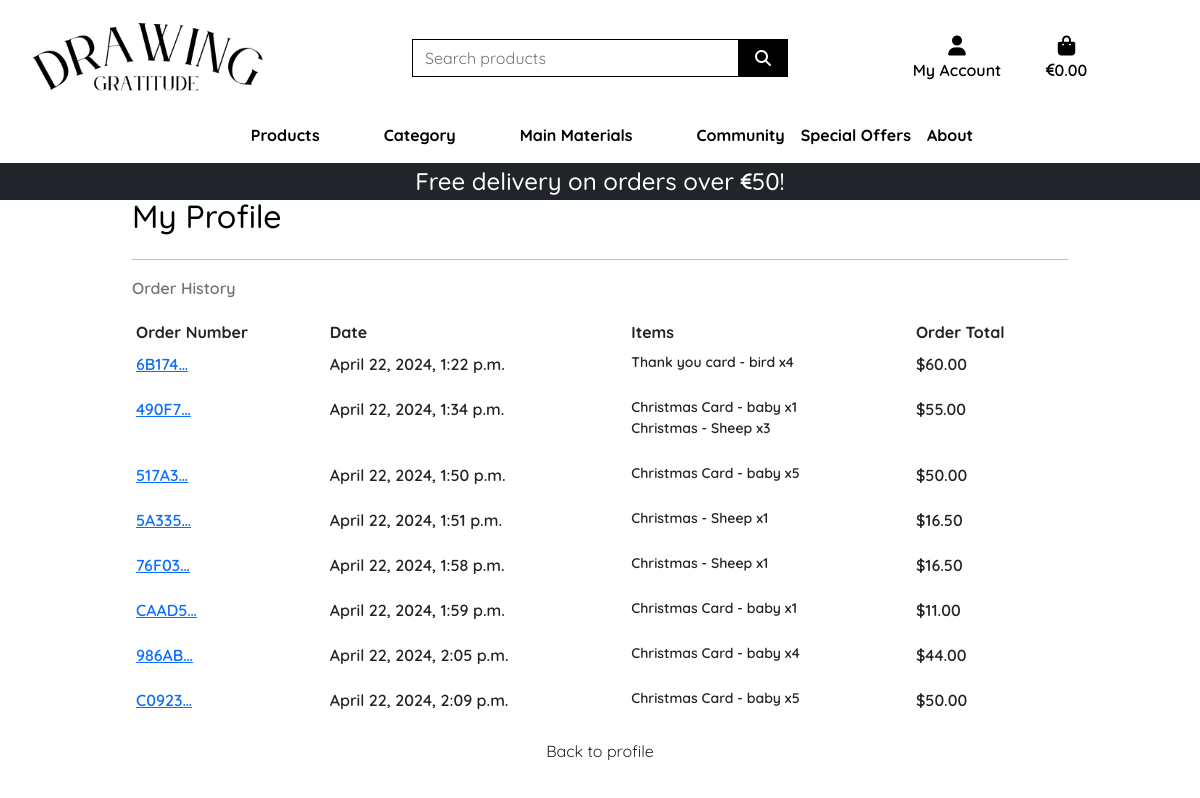
Page /profile/orders/ (signed in) on the committed database.
### checkout/models.py (models this page shows, shortened)
class Order(models.Model):
    order_number = models.CharField(max_length=32, null=False, editable=False)
    user_profile = models.ForeignKey(UserProfile, on_delete=models.SET_NULL,
                                     null=True, blank=True, related_name='orders')
    full_name = models.CharField(max_length=50, null=False, blank=False)
    email = models.EmailField(max_length=254, null=False, blank=False)
    phone_number = models.CharField(max_length=20, null=False, blank=False)
    country = CountryField(blank_label='Country *', null=False, blank=False)
    postcode = models.CharField(max_length=20, null=True, blank=True)
    town_or_city = models.CharField(max_length=40, null=False, blank=False)
    street_address1 = models.CharField(max_length=80, null=False, blank=False)
    street_address2 = models.CharField(max_length=80, null=True, blank=True)
    county = models.CharField(max_length=80, null=True, blank=True)
    date = models.DateTimeField(auto_now_add=True)
    delivery_cost = models.DecimalField(max_digits=6, decimal_places=2,
                                        null=False, default=0)
    order_total = models.DecimalField(max_digits=10, decimal_places=2,
                                      null=False, default=0)
    grand_total = models.DecimalField(max_digits=10, decimal_places=2,
                                      null=False, default=0)
    original_bag = models.TextField(null=False, blank=False, default='')
    stripe_pid = models.CharField(max_length=254, null=False, blank=False,
                                  default='')

class OrderLineItem(models.Model):
    order = models.ForeignKey(Order, null=False, blank=False,
                              on_delete=models.CASCADE,
                              related_name='lineitems')
    product = models.ForeignKey(Product, null=False, blank=False,
                                on_delete=models.CASCADE)
    quantity = models.IntegerField(null=False, blank=False, default=0)
    lineitem_total = models.DecimalField(max_digits=6, decimal_places=2,
                                         null=False, blank=False,
                                         editable=False)

### products/models.py (models this page shows, shortened)
class Product(models.Model):
    DIGITAL_CHOICES = [
        (True, '0'),
        (False, '1'),
    ]
    OFFERS_CHOICES = [
        (True, '0'),
        (False, '1'),
    ]
    category = models.ForeignKey('Category', null=True, blank=True, on_delete=models.SET_NULL)
    sku = models.CharField(max_length=254, null=True, blank=True)
    name = models.CharField(max_length=254)
    description = models.TextField()
    price = models.DecimalField(max_digits=6, decimal_places=2)
    rating = models.DecimalField(max_digits=6, decimal_places=2, null=True, blank=True)
    image_url = models.URLField(max_length=1024, null=True, blank=True)
    image = models.ImageField(null=True, blank=True)
    digital = models.BooleanField(default=False)
    offers =  models.BooleanField(default=False)

### profiles/views.py (the view)
# urls.py: path('orders/', views.orders, name='orders'),
def orders(request):
    profile = get_object_or_404(UserProfile, user=request.user)
    orders = profile.orders.all()
    template = 'profiles/orders.html'
    context = {
        'orders': orders,
        'on_profile_page': True,
    }
    return render(request, template, context)

### bag/contexts.py (called while the page is built, shortened)
def bag_contents(request):
    bag_items = []
    total = 0
    total_discounted_price = 0
    product_count = 0
    bag = request.session.get('bag', {})
    delivery = total * Decimal(settings.STANDARD_DELIVERY_PERCENTAGE / 100) if total < settings.FREE_DELIVERY_THRESHOLD else 0
    grand_total = total + delivery
    context = {
        'bag_items': bag_items,
        'total': total,
        'total_discounted_price': total_discounted_price,
        'product_count': product_count,
        'delivery': delivery,
        'free_delivery_delta': max(0, settings.FREE_DELIVERY_THRESHOLD - total),
        'free_delivery_threshold': settings.FREE_DELIVERY_THRESHOLD,
        'grand_total': grand_total,
    }
    return context

### profiles/templates/profiles/orders.html (shortened to what this page needs)
{% extends "base.html" %}
{% load static %}
{% load crispy_forms_tags %}
{% block extra_css %}
    <link rel="stylesheet" href="{% static 'profiles/css/profile.css' %}">
{% endblock %}
{% block page_header %}
    <div class="container header-container">
    </div>
{% endblock %}
{% block content %}
    <div class="container">
        <div class="row">
            <div class="col">
                <h2 class="logo-font mb-4">My Profile</h2>
                <hr>
            </div>
        </div>
        <div class="row">
            <div class="col-12">
                <p class="text-muted">Order History</p>
                <div class="order-history table-responsive">
                    <table class="table table-sm table-borderless">
                        <thead>
                            <tr>
                                <th>Order Number</th>
                                <th>Date</th>
                                <th>Items</th>
                                <th>Order Total</th>
                            </tr>
                        </thead>
                        <tbody>
                            {% for order in orders %}
                                <tr>
                                    <td>
                                        <a href="{% url 'order_history' order.order_number %}"
                                        title="{{ order.order_number }}">
                                            {{ order.order_number|truncatechars:6 }}
                                        </a>
                                    </td>
                                    <td>{{ order.date }}</td>
                                    <td>
                                        <ul class="list-unstyled">
                                            {% for item in order.lineitems.all %}
                                                <li class="small">
                                                    {{ item.product.name }} x{{ item.quantity }}
                                                </li>
                                            {% endfor %}
                                        </ul>
                                    </td>
                                    <td>${{ order.grand_total }}</td>
                                </tr>
                            {% endfor %}
                        </tbody>
                    </table>
                </div>
            </div>
            <a class="btn btn-outline-black rounded-0" href="{% url 'profile' %}">Back to profile</a>
        </div>
    </div>
{% endblock %}

### static/css/base.css (style rules this page uses)
html { height: 100%; }
body { background-color: white; font-family: "Quicksand", sans-serif; font-optical-sizing: auto; font-weight: 600; color: black; }
li { list-style: none; }
@media (min-width: 1200px) { .container { max-width: 80%; } }
@media (min-width: 992px) { .header-container { padding-top: 164px; } }

### profiles/static/profiles/css/profile.css (style rules this page uses)
.order-history { max-height: 416px; overflow-y: auto; }

### rows in the picture
Order: order_number "6B174…", date "April 22, 2024, 1:22 p.m.", grand_total "60.00"
OrderLineItem: product.name "Thank you card - bird", quantity "4"
Order: order_number "490F7…", date "April 22, 2024, 1:34 p.m.", grand_total "55.00"
OrderLineItem: product.name "Christmas Card - baby", quantity "1"
OrderLineItem: product.name "Christmas - Sheep", quantity "3"
Order: order_number "517A3…", date "April 22, 2024, 1:50 p.m.", grand_total "50.00"
OrderLineItem: product.name "Christmas Card - baby", quantity "5"
Order: order_number "5A335…", date "April 22, 2024, 1:51 p.m.", grand_total "16.50"
OrderLineItem: product.name "Christmas - Sheep", quantity "1"
Order: order_number "76F03…", date "April 22, 2024, 1:58 p.m.", grand_total "16.50"
OrderLineItem: product.name "Christmas - Sheep", quantity "1"
Order: order_number "CAAD5…", date "April 22, 2024, 1:59 p.m.", grand_total "11.00"
OrderLineItem: product.name "Christmas Card - baby", quantity "1"
Order: order_number "986AB…", date "April 22, 2024, 2:05 p.m.", grand_total "44.00"
OrderLineItem: product.name "Christmas Card - baby", quantity "4"
Order: order_number "C0923…", date "April 22, 2024, 2:09 p.m.", grand_total "50.00"
OrderLineItem: product.name "Christmas Card - baby", quantity "5"

### other values in the picture
{{ free_delivery_threshold }} "50"
